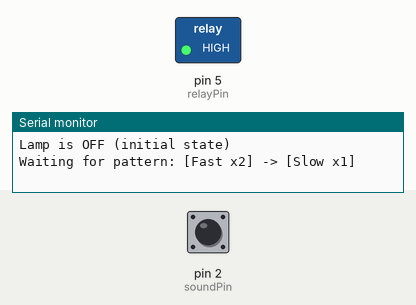
Bench run of a sketch on a simulated Arduino Uno, built with avr-gcc and run on an emulated ATmega328P. Parts: switched loads named in the sketch (green lamp = pin HIGH), the last lines printed to the serial monitor. Inputs (shaded band) come from the test bench; at power-on: pin 2 (soundPin) HIGH.

Above: at 2.2 s.
2.3 s: pin 2 (soundPin) driven LOW
5.3 s: pin 2 (soundPin) pulsed HIGH 2 times (0.12 s each, 0.3 s apart)
7.4 s: pin 2 (soundPin) pulsed HIGH 5 times (0.12 s each, 0.3 s apart)
At 7.9 s:
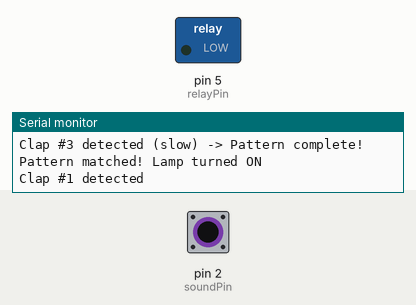
Timing chart, 0 to 10.4 s (numbered marks = the images above; inputs shaded):
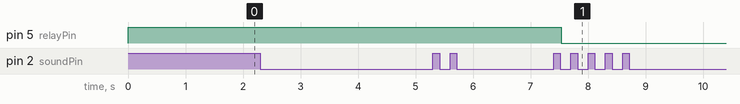

Measured:
- after the input at 7.4 s, pin 5 (relayPin): HIGH → LOW after 0.13 s

The sketch:

Lab_12_cp2.ino
```cpp
const int soundPin = 2; // Sound module D0 -> D2 (INT0)
const int relayPin = 5; // Relay IN -> D5

const unsigned long DEBOUNCE_TIME = 150; // Debounce delay (ms)
const unsigned long FAST_GAP_MAX  = 500;  // Max gap for fast clap
const unsigned long SLOW_GAP_MIN  = 700;  // Min gap for slow clap
const unsigned long SLOW_GAP_MAX  = 2000; // Max gap for slow clap
const unsigned long RESET_TIMEOUT = 2500; // Pattern reset timeout

volatile unsigned long lastISRTime = 0;
volatile bool clapDetected = false;

int clapStep = 0;
int state = 0;                // Lamp state: 0 = OFF (Relay HIGH), 1 = ON (Relay LOW)
unsigned long lastClapTime = 0;

void soundISR() {
  unsigned long now = millis();
  if ((now - lastISRTime) > DEBOUNCE_TIME) {
    lastISRTime = now;
    clapDetected = true;
  }
}

void toggleLamp() {
  if (state == 0) {
    state = 1;
    Serial.println("Pattern matched! Lamp turned ON");
  } else {
    state = 0;
    Serial.println("Pattern matched! Lamp turned OFF");
  }
}

void setup() {

  digitalWrite(relayPin, HIGH);
  pinMode(relayPin, OUTPUT);
  pinMode(soundPin, INPUT);

  state = 0;
  clapStep = 0;

  Serial.begin(9600);
  delay(1000);

  digitalWrite(relayPin, HIGH);
  EIFR |= (1 << INTF0);

  Serial.println("\n=== System Ready (Afternoon Session - NC Terminal) ===");
  Serial.println("Lamp is OFF (initial state)");
  Serial.println("Waiting for pattern: [Fast x2] -> [Slow x1]");

  attachInterrupt(digitalPinToInterrupt(soundPin), soundISR, FALLING);
}

void loop() {
  unsigned long now = millis();

  // Pattern timeout check
  if (clapStep != 0 && (now - lastClapTime) > RESET_TIMEOUT) {
    clapStep = 0;
    Serial.println("Pattern timeout -> Reset");
  }

  if (clapDetected) {
    noInterrupts();
    clapDetected = false;
    unsigned long currentClap = lastISRTime;
    interrupts();

    unsigned long gap = currentClap - lastClapTime;

    switch (clapStep) {
      case 0:
        // Clap #1
        clapStep = 1;
        lastClapTime = currentClap;
        Serial.println("Clap #1 detected");
        break;

      case 1:
        // Clap #2 (Must be fast)
        if (gap <= FAST_GAP_MAX) {
          clapStep = 2;
          lastClapTime = currentClap;
          Serial.println("Clap #2 detected (fast) -> Waiting for slow clap #3");
        } else {
          clapStep = 0;
          Serial.println("Gap too slow for clap #2 -> Reset pattern");
        }
        break;

      case 2:
        // Clap #3 (Must be slow)
        if (gap >= SLOW_GAP_MIN && gap <= SLOW_GAP_MAX) {
          Serial.println("Clap #3 detected (slow) -> Pattern complete!");
          toggleLamp();
          clapStep = 0;
        } else if (gap < SLOW_GAP_MIN) {
          clapStep = 0;
          Serial.println("Gap too fast for clap #3 -> Reset pattern");
        } else {
          clapStep = 0;
          Serial.println("Gap too slow for clap #3 -> Reset pattern");
        }
        break;
    }
  }

  // Hardware logic for NC terminal
  if (state == 1) {
    digitalWrite(relayPin, LOW);
  } else {
    digitalWrite(relayPin, HIGH);
  }
}
```
